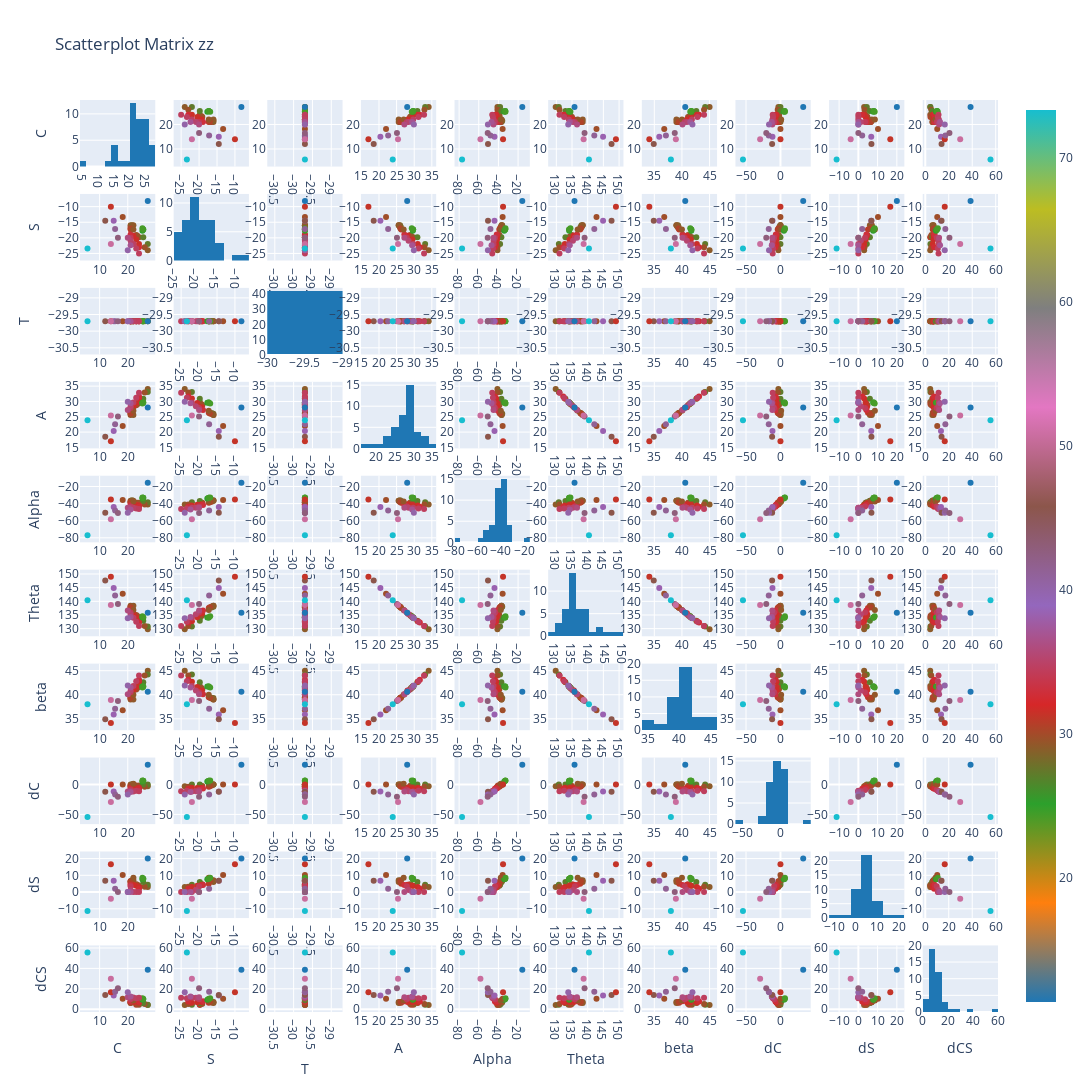

Notebook code for this chart:
### Code cell
figure = ff.create_scatterplotmatrix(
df[['C','S','T','A','Alpha','Theta','beta','dC','dS', 'zz', 'dCS']],
width=2000, height=2000,
diag='histogram',
index='dCS',
title='Scatterplot Matrix dCS')
plot(figure, filename='plotly_scatterplot_dCS.html')
figure.show()
